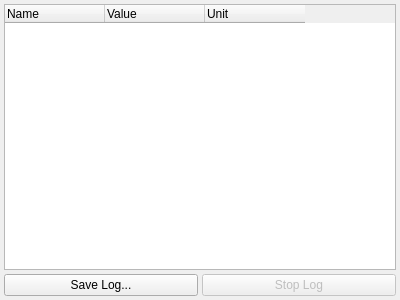
<?xml version="1.0" encoding="UTF-8"?>
<ui version="4.0">
 <class>TelemetryViewer</class>
 <widget class="QWidget" name="TelemetryViewer">
  <property name="geometry">
   <rect>
    <x>0</x>
    <y>0</y>
    <width>400</width>
    <height>300</height>
   </rect>
  </property>
  <property name="windowTitle">
   <string>Telemetry Viewer</string>
  </property>
  <layout class="QVBoxLayout" name="verticalLayout">
   <property name="spacing">
    <number>4</number>
   </property>
   <property name="leftMargin">
    <number>4</number>
   </property>
   <property name="topMargin">
    <number>4</number>
   </property>
   <property name="rightMargin">
    <number>4</number>
   </property>
   <property name="bottomMargin">
    <number>4</number>
   </property>
   <item>
    <widget class="QTreeWidget" name="telemetryTree">
     <property name="columnCount">
      <number>3</number>
     </property>
     <attribute name="headerCascadingSectionResizes">
      <bool>true</bool>
     </attribute>
     <attribute name="headerStretchLastSection">
      <bool>false</bool>
     </attribute>
     <column>
      <property name="text">
       <string>Name</string>
      </property>
     </column>
     <column>
      <property name="text">
       <string>Value</string>
      </property>
     </column>
     <column>
      <property name="text">
       <string>Unit</string>
      </property>
     </column>
    </widget>
   </item>
   <item>
    <layout class="QHBoxLayout" name="horizontalLayout_2">
     <property name="spacing">
      <number>4</number>
     </property>
     <item>
      <widget class="QPushButton" name="saveLogButton">
       <property name="text">
        <string>Save Log...</string>
       </property>
      </widget>
     </item>
     <item>
      <widget class="QPushButton" name="stopLogButton">
       <property name="enabled">
        <bool>false</bool>
       </property>
       <property name="text">
        <string>Stop Log</string>
       </property>
      </widget>
     </item>
    </layout>
   </item>
  </layout>
 </widget>
 <resources/>
 <connections/>
</ui>
